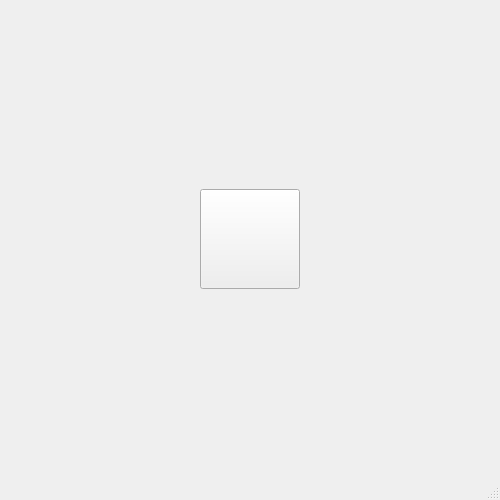
<?xml version="1.0" encoding="UTF-8"?>
<ui version="4.0">
 <class>MainWindow</class>
 <widget class="QMainWindow" name="MainWindow">
  <property name="geometry">
   <rect>
    <x>0</x>
    <y>0</y>
    <width>500</width>
    <height>500</height>
   </rect>
  </property>
  <property name="windowTitle">
   <string>MainWindow</string>
  </property>
  <widget class="QWidget" name="centralwidget">
   <layout class="QHBoxLayout" name="horizontalLayout">
    <item>
     <layout class="QGridLayout" name="gridLayout">
      <item row="0" column="0">
       <widget class="QPushButton" name="draw_btn">
        <property name="maximumSize">
         <size>
          <width>100</width>
          <height>100</height>
         </size>
        </property>
        <property name="text">
         <string/>
        </property>
       </widget>
      </item>
     </layout>
    </item>
   </layout>
  </widget>
  <widget class="QMenuBar" name="menubar">
   <property name="geometry">
    <rect>
     <x>0</x>
     <y>0</y>
     <width>500</width>
     <height>26</height>
    </rect>
   </property>
  </widget>
  <widget class="QStatusBar" name="statusbar"/>
 </widget>
 <resources/>
 <connections/>
</ui>
